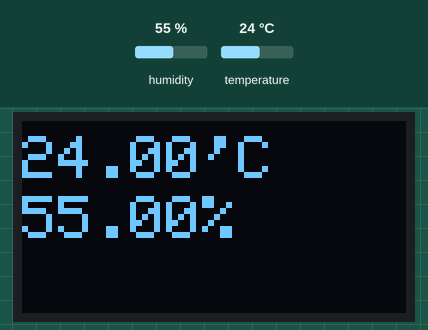
Bench run of a sketch on a simulated ESP32. Shown: 128×64 one-colour display. Inputs (shaded band) come from the test bench; at power-on: humidity 55 %, temperature 24 °C. What the sketch prints to the serial monitor is not drawn.

Above: at 1.2 s.
1.3 s: humidity set to 22 %
At 1.9 s:
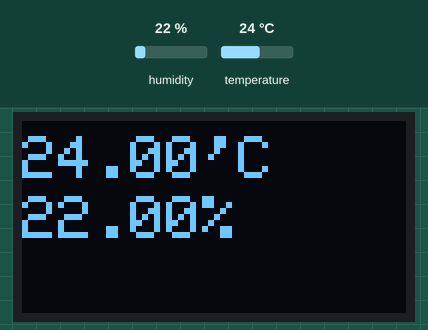
3.0 s: temperature set to 12 °C
At 4.9 s:
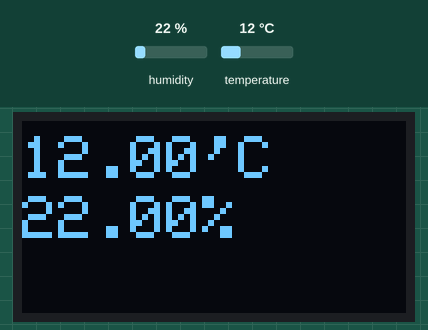
5.6 s: humidity set to 40 %
At 7.8 s:
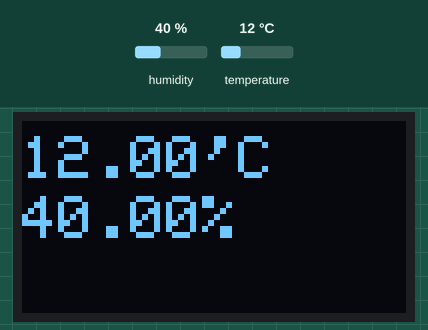
8.1 s: temperature set to 19 °C
At 9.5 s:
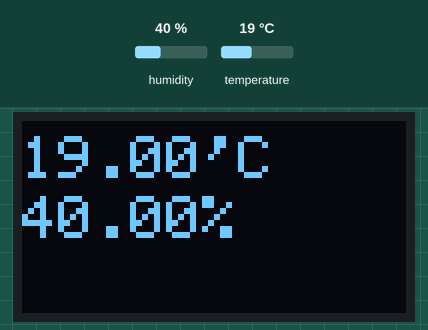
Timing chart, 0 to 11.1 s (numbered marks = the images above; inputs shaded):
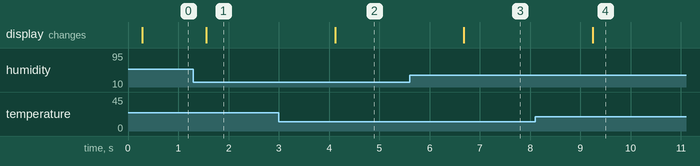

The sketch:

05_Temp-OLED.ino
```cpp
//C3 only has one I2C channel
#include <Wire.h>
#include <DHT20.h> //DHT20 by RobTillaart
#include <Adafruit_GFX.h>
#include <Adafruit_SSD1306.h> //by Adafruit

DHT20 DHT;

#define SCREEN_WIDTH 128
#define SCREEN_HEIGHT 64
#define OLED_RESET     -1
#define SCREEN_ADDRESS 0x3C

Adafruit_SSD1306 display(SCREEN_WIDTH, SCREEN_HEIGHT, &Wire, OLED_RESET);

void setup() {
  Serial.begin(115200);
}

void loop() {

  //Start Temp-Humidity Sensor
  Wire.begin(1, 3); //Temp(SDA, SCL)1,3:ConnectorA 5,4:ConnectorB
  DHT.read();
  float Temperature = DHT.getTemperature();
  float Humidity = DHT.getHumidity();
  Serial.print(String(Temperature) + "℃");
  Serial.print(" / ");
  Serial.println(String(Humidity) + "％");
  delay(200);
  Wire.end();

  //Start OLED
  Wire.begin(5, 4); //OLED(SDA, SCL)1,3:ConnectorA 5,4:ConnectorB

  if(!display.begin(SSD1306_SWITCHCAPVCC, SCREEN_ADDRESS)) {
    for(;;); //Infinite loop when screen initialization fails
  }

  display.clearDisplay();
  display.setTextSize(2);
  display.setTextColor(SSD1306_WHITE);
  display.setCursor(0, 5);
  display.print(String(Temperature) + "'C"); //1st low
  display.setCursor(0, 25);
  display.print(String(Humidity) + "%"); //2nd low
  display.display(); //Draw
  delay(1000);
  Wire.end();
}
```

Measured:
- after the input at 1.3 s, the display: changes after 0.26 s (image 1)
- after the input at 3.0 s, the display: changes after 1.1 s (image 2)
- after the input at 5.6 s, the display: changes after 1.1 s (image 3)
- after the input at 8.1 s, the display: changes after 1.1 s (image 4)
